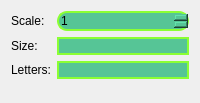
          <widget class="QWidget" name="layoutWidget_6">
           <layout class="QVBoxLayout" name="verticalLayout_4">
            <item>
             <layout class="QFormLayout" name="formLayout">
              <item row="0" column="0">
               <widget class="QLabel" name="label_12">
                <property name="text">
                 <string>Scale:</string>
                </property>
               </widget>
              </item>
              <item row="0" column="1">
               <widget class="QSpinBox" name="sBoxScale">
                <property name="styleSheet">
                 <string notr="true">border: 2px solid  rgb(139, 255, 51);
background-color: rgb(86, 197, 150);
border-radius: 10px;</string>
                </property>
                <property name="minimum">
                 <number>1</number>
                </property>
                <property name="maximum">
                 <number>20</number>
                </property>
               </widget>
              </item>
              <item row="1" column="0">
               <widget class="QLabel" name="label_13">
                <property name="text">
                 <string>Size:</string>
                </property>
               </widget>
              </item>
              <item row="1" column="1">
               <widget class="QLabel" name="labelSize">
                <property name="styleSheet">
                 <string notr="true">border: 2px solid  rgb(139, 255, 51);
background-color: rgb(86, 197, 150);
border-radius: 10px;</string>
                </property>
                <property name="text">
                 <string/>
                </property>
               </widget>
              </item>
              <item row="2" column="0">
               <widget class="QLabel" name="label_14">
                <property name="text">
                 <string>Letters:</string>
                </property>
               </widget>
              </item>
              <item row="2" column="1">
               <widget class="QLabel" name="labelSizeText">
                <property name="styleSheet">
                 <string notr="true">border: 2px solid  rgb(139, 255, 51);
background-color: rgb(86, 197, 150);
border-radius: 10px;</string>
                </property>
                <property name="text">
                 <string/>
                </property>
               </widget>
              </item>
             </layout>
            </item>
            <item>
             <spacer name="verticalSpacer_3">
              <property name="orientation">
               <enum>Qt::Vertical</enum>
              </property>
              <property name="sizeType">
               <enum>QSizePolicy::Fixed</enum>
              </property>
              <property name="sizeHint" stdset="0">
               <size>
                <width>20</width>
                <height>13</height>
               </size>
              </property>
             </spacer>
            </item>
           </layout>
          </widget>
